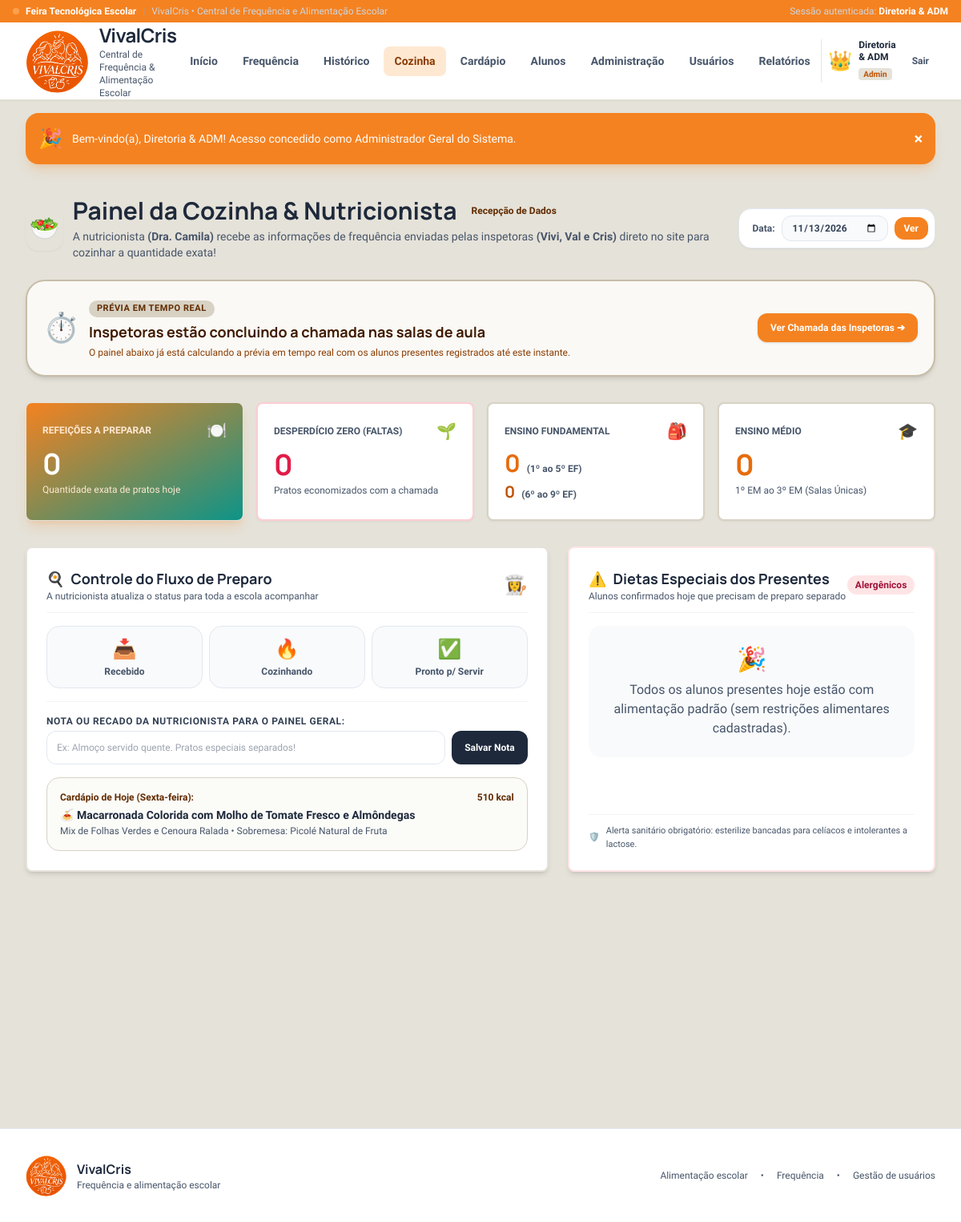
The app's page /public/cozinha (signed in) with its own data.
### tables this page shows
CREATE TABLE `cardapios` (
    `id` INT AUTO_INCREMENT PRIMARY KEY,
    `dia_semana` VARCHAR(30) NOT NULL,
    `prato_principal` VARCHAR(200) NOT NULL,
    `acompanhamento` VARCHAR(255) NOT NULL,
    `sobremesa` VARCHAR(150) NOT NULL,
    `bebida` VARCHAR(100) NOT NULL,
    `calorias` INT DEFAULT 450,
    `tags` VARCHAR(255) NOT NULL,
    `emoji` VARCHAR(10) NOT NULL
);

### app/Views/cozinha/index.php (the view, shortened to what the rows shown need)
<?php
require_once __DIR__ . '/../layouts/header.php';
?>
<div class="scroll-reveal flex flex-col md:flex-row md:items-center justify-between gap-4 mb-6">
    <div class="flex items-center gap-3">
        <div>
            <div class="flex items-center gap-2">
                <h1 class="text-2xl sm:text-3xl font-brand font-bold text-slate-800">
                    Painel da Cozinha & Nutricionista
                </h1>
            </div>
        </div>
    </div>
</div>
<div class="grid grid-cols-1 lg:grid-cols-12 gap-6 mb-8">
    <div class="lg:col-span-7 scroll-reveal-left">
        <div class="fun-card p-6 bg-white border-2 border-amber-100 shadow-md h-full flex flex-col justify-between">
            <?php if ($cardapioHoje): ?>
                <div class="mt-4 p-4 rounded-2xl bg-amber-50/70 border border-amber-200">
                    <div class="flex items-center justify-between text-xs font-bold text-amber-900 mb-1">
                        <span>Cardápio de Hoje (<?= $cardapioHoje['dia_semana'] ?>):</span>
                        <span><?= $cardapioHoje['calorias'] ?> kcal</span>
                    </div>
                    <p class="font-bold text-sm text-slate-800">
                        <?= $cardapioHoje['emoji'] ?> <?= htmlspecialchars($cardapioHoje['prato_principal']) ?>
                    </p>
                    <p class="text-xs text-slate-600 mt-0.5">
                        <?= htmlspecialchars($cardapioHoje['acompanhamento']) ?> • Sobremesa: <?= htmlspecialchars($cardapioHoje['sobremesa']) ?>
                    </p>
                </div>
            <?php endif; ?>
        </div>
    </div>
</div>
<?php require_once __DIR__ . '/../layouts/footer.php'; ?>

### records on screen
cardapios: dia_semana "Sexta-feira", calorias "510", emoji "🍝", prato_principal "Macarronada Colorida com Molho de Tomate Fresco e Almôndegas", acompanhamento "Mix de Folhas Verdes e Cenoura Ralada", sobremesa "Picolé Natural de Fruta"

### other values on screen
$usuarioLogado['nome'] "Diretoria & ADM"
$usuarioLogado['avatar'] "👑"
$usuarioLogado['perfil'] "Admin"
$_SESSION['flash_success'] "Bem-vindo(a), Diretoria & ADM! Acesso concedido como Administrador Geral do Sistema."
$dadosExibicao['total_presentes'] "0"
$dadosExibicao['total_ausentes'] "0"
$dadosExibicao['refeicoes_fund1'] "0"
$dadosExibicao['refeicoes_fund2'] "0"
$dadosExibicao['refeicoes_medio'] "0"
